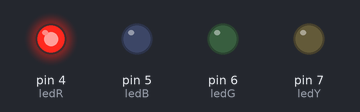
This sketch was run on a simulated Arduino Uno, built with avr-gcc and run on an emulated ATmega328P. Parts: output pins drawn as LEDs (lit = HIGH).

Above: at 0.15 s.
At 32.29 s:
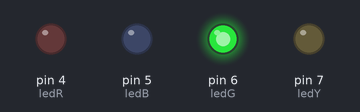
At 64.75 s:
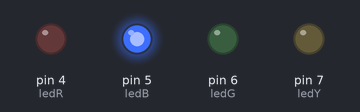
At 129.67 s:
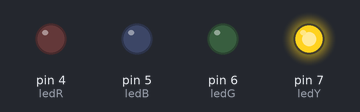
Timing chart, 0 to 130.0 s (numbered marks = the images above):
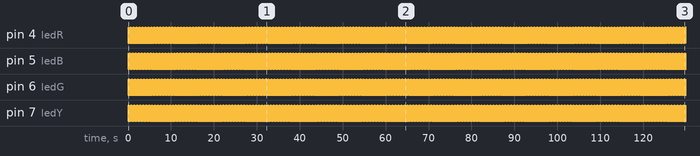

The sketch:

sketch.ino
```cpp
int ledR = 4;
int ledB = 5;
int ledG = 6;
int ledY = 7;

void setup() {
  pinMode(ledR, OUTPUT);
  pinMode(ledB, OUTPUT);
  pinMode(ledG, OUTPUT);
  pinMode(ledY, OUTPUT);
}

void loop() {
  digitalWrite(ledR, HIGH);
  delay(35);
  digitalWrite(ledR, LOW);

  digitalWrite(ledB, HIGH);
  delay(35);
  digitalWrite(ledB, LOW);

  digitalWrite(ledG, HIGH);
  delay(35);
  digitalWrite(ledG, LOW);

  digitalWrite(ledY, HIGH);
  delay(35);
  digitalWrite(ledY, LOW);

}
```

Measured:
- by itself, pin 4 (ledR), pin 5 (ledB), pin 6 (ledG), pin 7 (ledY): alternates HIGH for 0.04 s and LOW for 0.11 s
- by itself, everything shown: repeats every 1.3 s, in 4 steps
